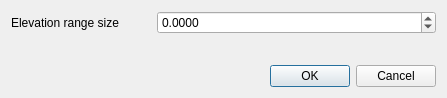
<?xml version="1.0" encoding="UTF-8"?>
<ui version="4.0">
 <class>QgsElevationControllerFixedSizeDialogBase</class>
 <widget class="QWidget" name="QgsElevationControllerFixedSizeDialogBase">
  <property name="geometry">
   <rect>
    <x>0</x>
    <y>0</y>
    <width>447</width>
    <height>98</height>
   </rect>
  </property>
  <property name="windowTitle">
   <string>Elevation Controller Range Width</string>
  </property>
  <layout class="QGridLayout" name="gridLayout" columnstretch="1,2">
   <item row="0" column="0">
    <widget class="QLabel" name="label">
     <property name="text">
      <string>Elevation range size</string>
     </property>
    </widget>
   </item>
   <item row="0" column="1">
    <widget class="QgsDoubleSpinBox" name="mSizeSpin">
     <property name="decimals">
      <number>4</number>
     </property>
     <property name="minimum">
      <double>-1.000000000000000</double>
     </property>
     <property name="maximum">
      <double>999999999.000000000000000</double>
     </property>
    </widget>
   </item>
   <item row="2" column="0" colspan="2">
    <widget class="QDialogButtonBox" name="mButtonBox">
     <property name="standardButtons">
      <set>QDialogButtonBox::Cancel|QDialogButtonBox::Ok</set>
     </property>
    </widget>
   </item>
   <item row="1" column="1">
    <spacer name="verticalSpacer">
     <property name="orientation">
      <enum>Qt::Vertical</enum>
     </property>
     <property name="sizeHint" stdset="0">
      <size>
       <width>20</width>
       <height>40</height>
      </size>
     </property>
    </spacer>
   </item>
  </layout>
 </widget>
 <customwidgets>
  <customwidget>
   <class>QgsDoubleSpinBox</class>
   <extends>QDoubleSpinBox</extends>
   <header>qgsdoublespinbox.h</header>
  </customwidget>
 </customwidgets>
 <resources/>
 <connections/>
</ui>
